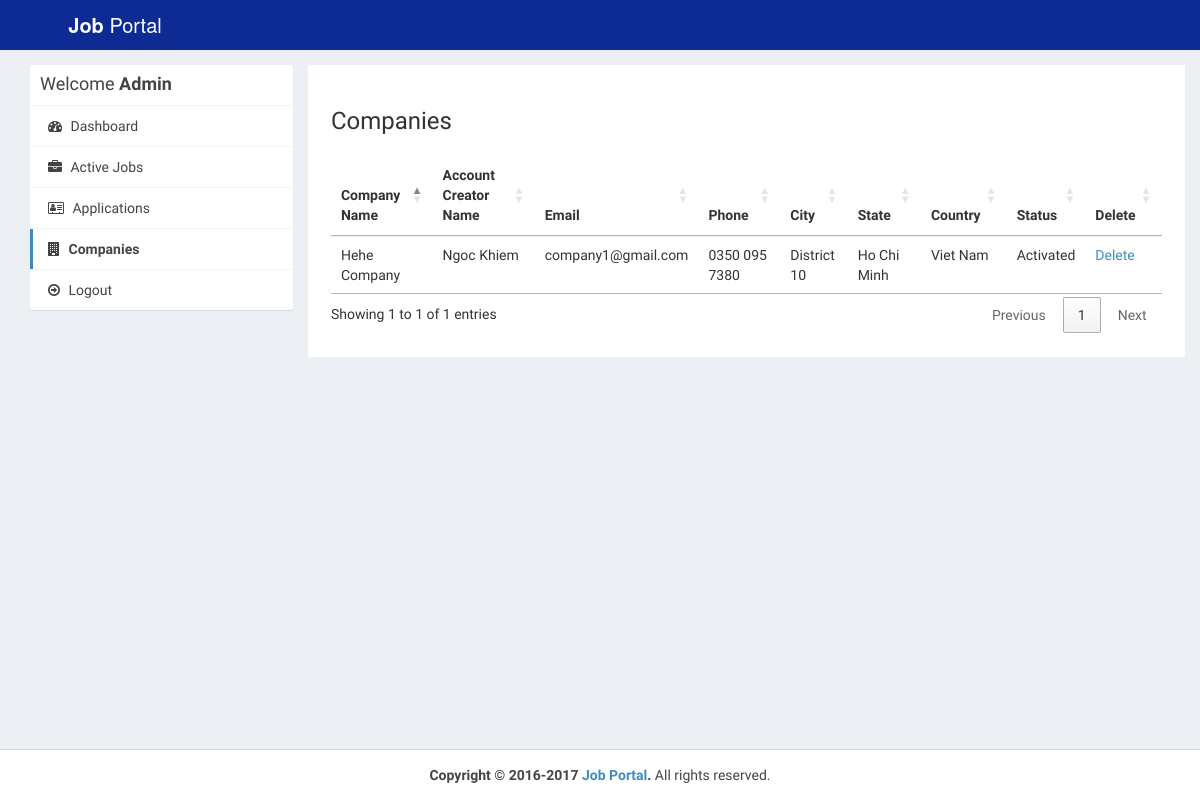
/admin/companies.php (signed in), run on the app's committed database.
### tables this page shows
CREATE TABLE `company` (
  `id_company` int(11) NOT NULL,
  `name` varchar(255) NOT NULL,
  `companyname` varchar(255) NOT NULL,
  `country` varchar(255) NOT NULL,
  `state` varchar(255) NOT NULL,
  `city` varchar(255) NOT NULL,
  `contactno` varchar(255) NOT NULL,
  `website` varchar(255) NOT NULL,
  `email` varchar(255) NOT NULL,
  `password` varchar(255) NOT NULL,
  `aboutme` varchar(255) DEFAULT NULL,
  `logo` varchar(255) NOT NULL,
  `createdAt` timestamp NOT NULL DEFAULT CURRENT_TIMESTAMP,
  `active` int(11) NOT NULL DEFAULT '2'
);

### admin/companies.php (the view, shortened to what this page needs)
<?php
require_once("../db.php");
?>
<!DOCTYPE html>
<html>
<head>
  <link rel="stylesheet" href="https://cdnjs.cloudflare.com/ajax/libs/twitter-bootstrap/3.3.7/css/bootstrap.min.css">
  <link rel="stylesheet" href="https://cdnjs.cloudflare.com/ajax/libs/font-awesome/4.7.0/css/font-awesome.min.css">
  <link rel="stylesheet" href="https://cdnjs.cloudflare.com/ajax/libs/ionicons/2.0.1/css/ionicons.min.css">
  <link rel="stylesheet" href="https://cdn.datatables.net/1.10.15/css/jquery.dataTables.min.css">
  <link rel="stylesheet" href="../css/AdminLTE.min.css">
  <link rel="stylesheet" href="../css/_all-skins.min.css">
  <link rel="stylesheet" href="../css/custom.css">
</head>
<body class="hold-transition skin-green sidebar-mini">
<div class="wrapper">
  <header class="main-header">
    <a href="index.php" class="logo logo-bg">
      <span class="logo-lg"><b>Job</b> Portal</span>
    </a>
    <nav class="navbar navbar-static-top">
    </nav>
  </header>
  <div class="content-wrapper" style="margin-left: 0px;">
    <section id="candidates" class="content-header">
      <div class="container">
        <div class="row">
          <div class="col-md-3">
            <div class="box box-solid">
              <div class="box-header with-border">
                <h3 class="box-title">Welcome <b>Admin</b></h3>
              </div>
              <div class="box-body no-padding">
                <ul class="nav nav-pills nav-stacked">
                  <li><a href="dashboard.php"><i class="fa fa-dashboard"></i> Dashboard</a></li>
                  <li><a href="active-jobs.php"><i class="fa fa-briefcase"></i> Active Jobs</a></li>
                  <li><a href="applications.php"><i class="fa fa-address-card-o"></i> Applications</a></li>
                  <li class="active"><a href="companies.php"><i class="fa fa-building"></i> Companies</a></li>
                  <li><a href="../logout.php"><i class="fa fa-arrow-circle-o-right"></i> Logout</a></li>
                </ul>
              </div>
            </div>
          </div>
          <div class="col-md-9 bg-white padding-2">
            <h3>Companies</h3>
            <div class="row margin-top-20">
              <div class="col-md-12">
                <div class="box-body table-responsive no-padding">
                  <table id="example2" class="table table-hover">
                    <thead>
                      <th>Company Name</th>
                      <th>Account Creator Name</th>
                      <th>Email</th>
                      <th>Phone</th>
                      <th>City</th>
                      <th>State</th>
                      <th>Country</th>
                      <th>Status</th>
                      <th>Delete</th>
                    </thead>
                    <tbody>
                      <?php
                      $sql = "SELECT * FROM company";
                      $result = $conn->query($sql);
                      if($result->num_rows > 0) {
                        while($row = $result->fetch_assoc()) {
                      ?>
                      <tr>
                        <td><?php echo $row['companyname']; ?></td>
                        <td><?php echo $row['name']; ?></td>
                        <td><?php echo $row['email']; ?></td>
                        <td><?php echo $row['contactno']; ?></td>
                        <td><?php echo $row['city']; ?></td>
                        <td><?php echo $row['state']; ?></td>
                        <td><?php echo $row['country']; ?></td>
                        <td>
                        <?php
                          if($row['active'] == '1') {
                            echo "Activated";
                          } else if($row['active'] == '2') {
                            ?>
                            <a href="reject-company.php?id=<?php echo $row['id_company']; ?>">Reject</a> <a href="approve-company.php?id=<?php echo $row['id_company']; ?>">Approve</a>
                            <?php
                          } else if ($row['active'] == '3') {
                            ?>
                              <a href="approve-company.php?id=<?php echo $row['id_company']; ?>">Reactivate</a>
                            <?php
                          } else if($row['active'] == '0') {
                            echo "Rejected";
                          }
                        ?>
                        </td>
                        <td><a href="delete-company.php?id=<?php echo $row['id_company']; ?>">Delete</a></td>
                      </tr>
                     <?php
                        }
                      }
                    ?>
                    </tbody>
                  </table>
                </div>
              </div>
            </div>
          </div>
        </div>
      </div>
    </section>
  </div>
  <footer class="main-footer" style="margin-left: 0px;">
    <div class="text-center">
      <strong>Copyright &copy; 2016-2017 <a href="learningfromscratch.online">Job Portal</a>.</strong> All rights
    reserved.
    </div>
  </footer>
</div>
</body>
</html>

### css/custom.css (style rules this page uses)
.logo-bg { background-color: #0e2b93 !important; }
.margin-top-20 { margin-top: 20px; }
.padding-2 { padding: 2%; }
.bg-white { background-color: #fff; }

### data on the page
company: companyname "Hehe Company", name "Ngoc Khiem", email "company1@gmail.com", contactno "0350 095 7380", city "District 10", state "Ho Chi Minh", country "Viet Nam", active "Activated"
